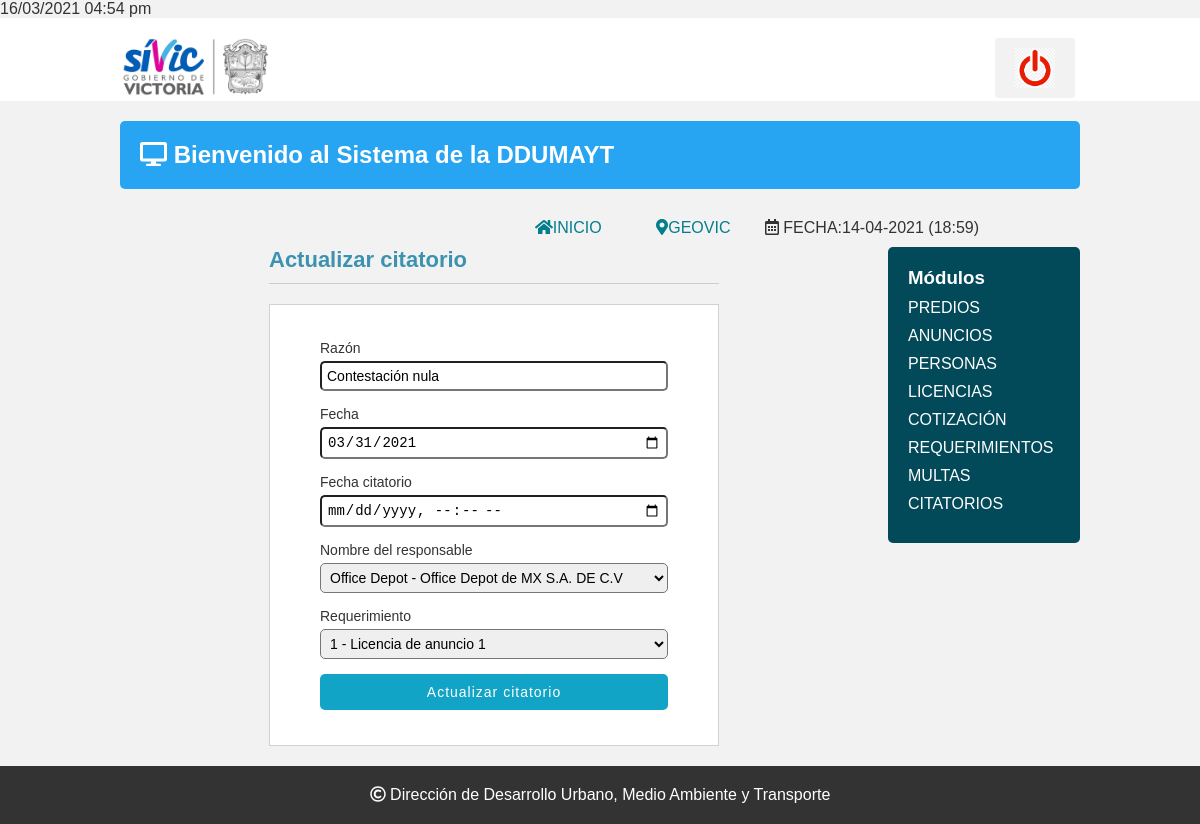
/Sistema/editar_citatorio.php?id=1, run on the app's committed database.
### tables this page shows
CREATE TABLE `citatorios_anuncios` (
  `id_citatorio` int(11) NOT NULL,
  `razon` varchar(80) NOT NULL,
  `fecha_creado` date NOT NULL,
  `fecha_citatorio` datetime NOT NULL,
  `id_persona` int(11) NOT NULL,
  `id_requerimiento` int(11) NOT NULL
);

CREATE TABLE `personas` (
  `id_persona` int(11) NOT NULL,
  `nombre_responsable` varchar(80) NOT NULL,
  `nombre_comercial` varchar(80) DEFAULT NULL,
  `rfc` varchar(13) NOT NULL,
  `tipo` varchar(30) NOT NULL,
  `calle` varchar(90) NOT NULL,
  `numero` varchar(25) NOT NULL,
  `id_colonia` int(11) NOT NULL
);

CREATE TABLE `requerimientos_anuncios` (
  `id_requerimiento` int(11) NOT NULL,
  `id_persona` int(11) NOT NULL,
  `fecha` date NOT NULL DEFAULT current_timestamp(),
  `descripcion` varchar(255) NOT NULL
);

### Sistema/editar_citatorio.php (the view, shortened to what this page needs)
<?php
	include "conexion.php";
		$id_citatorio= $_GET['id'];
		$query= mysqli_query($conection,"SELECT c.id_citatorio, c.razon, c.fecha_creado, c.fecha_citatorio, c.id_persona, p.nombre_responsable, p.nombre_comercial, c.id_requerimiento, r.id_requerimiento, r.descripcion FROM personas p INNER JOIN citatorios_anuncios c on p.id_persona=c.id_persona INNER JOIN requerimientos_anuncios r on r.id_requerimiento=c.id_requerimiento WHERE c.id_citatorio=$id_citatorio");
		$result_sql=mysqli_num_rows($query);
		if($result_sql==0){
			header('location:lista_citatorio.php');
		}else{
			while($data=mysqli_fetch_array($query)){
				$razon= $data['razon'];
				$fecha_creado= $data['fecha_creado'];
				$fecha_citatorio= $data['fecha_citatorio'];
				$id_persona= $data['id_persona'];
				$nombre_responsable= $data['nombre_responsable'];
				$nombre_comercial= $data['nombre_comercial'];
				$id_requerimiento= $data['id_requerimiento'];
				$descripcion= $data['descripcion'];
			}
		}
	$timeq = strtotime($fecha_citatorio);
?>
<!DOCTYPE html>
<html lang="en">
<head>
	<?php include "includes/scripts.php"; ?>
</head>
<body>
<?php include "includes/header.php"; ?>
	<section class="main">
<?php include "includes/wrapp.php"; ?>
	<div class="articulo">
	<div class="form_register">
    <h1>Actualizar citatorio</h1>
    <hr>
    <form action="" method="post">
        <label for="razon">Razón</label>
        <input type="text" name="razon" id="razon" placeholder="Razon de citatorio" value="<?php echo $razon; ?>">
        <label for="fecha_creado">Fecha</label>
        <input type="date" name="fecha_creado" id="fecha_creado" placeholder="Fecha de proceso" value="<?php echo $fecha_creado; ?>">
        <label for="fecha_citatorio">Fecha citatorio</label>
        <input type="datetime-local" name="fecha_citatorio" id="fecha_citatorio" placeholder="Fecha citatorio" value="<?php echo date('d/m/Y h:i:sa', $timeq); ?>">
        <label for="id_persona">Nombre del responsable</label>
        <select name="id_persona" id="id_persona">
        	<option value="<?php echo $id_persona; ?>" selected><?php echo "$nombre_responsable - $nombre_comercial"; ?></option>
    	</select>
    	<label for="id_requerimiento">Requerimiento</label>
        <select name="id_requerimiento" id="id_requerimiento">
        	<option value="<?php echo $id_requerimiento; ?>" selected><?php echo "$id_requerimiento - $descripcion"; ?></option>
        </select>
        <input type="submit" value="Actualizar citatorio" class="btn_save">
    </form>
    </div>
			</div>
            	<?php include "includes/aside.php"; ?>
            </div>
	</section>
		<?php include "includes/footer.php"; ?>
</body>
</html>

### Sistema/css/estilos.css (style rules this page uses)
* { -webkit-box-sizing: border-box; -moz-box-sizing: border-box; box-sizing: border-box; margin:0px; padding:0px; }
body { background:#f2f2f2; color:#333; font-family:Arial, helvetica, sans-serif; }
.articulo { float: left; width: 80%; padding:0px 20px 20px 0px; }
.form_register { width:450px; margin:auto; }
.form_register h1 { color: #3c93b0; }
hr { border:0; background:#CCC; height:1px; margin:10px 0; display:block; }
form { background:#FFF; margin:auto; padding:20px 50px; border:1px solid #d1d1d1; }
label { display:block; font-size:14px; margin:15px auto 5px auto; }
input,select { display:block; width:100%; font-size:14px; padding:5px; border:1px solid:#85929e; border-radius:5px; }
.btn_save { font-size:14px; background:#12a4c6; padding:10px; color:#FFF; letter-spacing:1px; border:0; cursor:pointer; margin:15px auto; }
.articulo h1 { font-size:22px; display:inline-block; }
.articulo h1 { text-align:center; }

### data on the page
citatorios_anuncios: razon "Contestación nula", fecha_creado "03/31/2021", id_persona "Office Depot - Office Depot de MX S.A. DE C.V", id_requerimiento "1 - Licencia de anuncio 1"

### other printed values
$date "14-04-2021 (18:59)"
